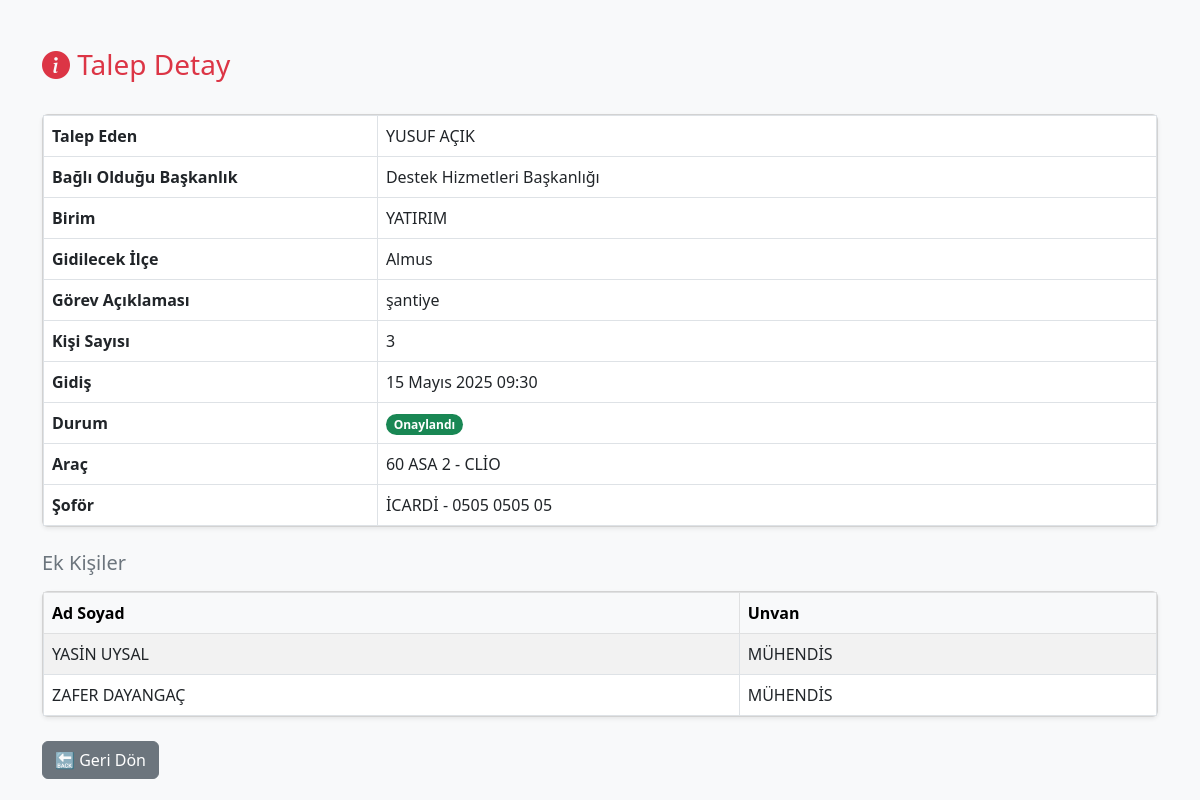
Screenshot of /talep/125/ (signed in) with the database file from the repository.
### talep/models.py (models this page shows, shortened)
class AracTalep(models.Model):
    BASKANLIK_SECENEKLERI = [
        ('SHB', 'Sağlık Hizmetleri Başkanlığı'),
        ('DHB', 'Destek Hizmetleri Başkanlığı'),
        ('HSB', 'Halk Sağlığı Başkanlığı'),
        ('KHB', 'Kamu Hastaneleri Başkanlığı'),
        ('MB', 'Müdürlük Bünyesi'),
    ]
    talep_eden = models.ForeignKey(User, on_delete=models.CASCADE)
    baskanlik = models.CharField(max_length=50, choices=BASKANLIK_SECENEKLERI)
    birim = models.CharField(max_length=100)
    gorev_aciklamasi = models.TextField()
    kisi_sayisi = models.PositiveIntegerField()
    gidilecek_ilce = models.CharField(max_length=100, default="Belirtilmedi")
    gidis_tarihi = models.DateField()
    gidis_saati = models.TimeField()
    talep_tarihi = models.DateTimeField(auto_now_add=True)
    talep_eden_adsoyad = models.CharField(max_length=100, blank=True, null=True)

class TalepOnay(models.Model):
    talep = models.OneToOneField(AracTalep, on_delete=models.CASCADE, related_name='talep_onay')
    durum = models.CharField(
        max_length=20,
        choices=[
            ('bekliyor', 'Bekliyor'),
            ('onaylandi', 'Onaylandı'),
            ('reddedildi', 'Reddedildi'),
            ('tamamlandi', 'Tamamlandı'),
        ]
    )
    aciklama = models.TextField(blank=True, null=True)
    onay_tarihi = models.DateTimeField(auto_now_add=True)
    arac = models.ForeignKey(Arac, on_delete=models.SET_NULL, null=True, blank=True)
    sofor = models.ForeignKey(Sofor, on_delete=models.SET_NULL, null=True, blank=True)
    varis_saati = models.TimeField(null=True, blank=True)  # ⬅️ YENİ ALAN

class Arac(models.Model):
    plaka = models.CharField(max_length=20, unique=True)
    kapasite = models.IntegerField(null=True, blank=True)  # Admin formdan gizlenebilir ama modelde kalır
    marka_model = models.CharField(max_length=100, blank=True, null=True)

class Sofor(models.Model):
    ad_soyad = models.CharField(max_length=100)
    telefon = models.CharField(max_length=20)

class EkKisiBilgisi(models.Model):
    talep = models.ForeignKey(AracTalep, on_delete=models.CASCADE, related_name='ek_kisiler')
    ad_soyad = models.CharField(max_length=100)
    unvan = models.CharField(max_length=100)
    user = models.ForeignKey(User, on_delete=models.SET_NULL, null=True, blank=True)  # 🔴 EKLENMİŞ OLMALI

### talep/views.py (the view)
# urls.py: path('talep/<int:talep_id>/', views.talep_detay, name='talep_detay'),
@login_required
def talep_detay(request, talep_id):
    try:
        talep = AracTalep.objects.get(id=talep_id)
    except AracTalep.DoesNotExist:
        raise Http404("Talep bulunamadı.")
    if request.user != talep.talep_eden:
        ek_kisi_var_mi = talep.ek_kisiler.filter(user=request.user).exists()
        if not ek_kisi_var_mi:
            raise Http404("Bu talep size ait değil.")
    onay = getattr(talep, 'talep_onay', None)
    today = timezone.now().date()
    return render(request, 'talep/talep_detay.html', {
        'talep': talep,
        'onay': onay,
        'today': today
    })

### talep/templates/talep/talep_detay.html (shortened to what this page needs)
{% load static %}
<!DOCTYPE html>
<html lang="tr">
<head>
    <link href="https://cdn.jsdelivr.net/npm/bootstrap@5.3.0/dist/css/bootstrap.min.css" rel="stylesheet">
</head>
<body class="bg-light">
<div class="container mt-5">
    <div class="d-flex align-items-center mb-4">
        <h3 class="text-danger me-2"><i class="bi bi-info-circle-fill"></i> Talep Detay</h3>
    </div>
    <div class="card shadow-sm mb-4">
        <div class="card-body p-0">
            <table class="table table-bordered table-hover mb-0">
                <tr><th>Talep Eden</th><td>{{ talep.talep_eden_adsoyad }}</td></tr>
                <tr><th>Bağlı Olduğu Başkanlık</th><td>{{ talep.get_baskanlik_display }}</td></tr>
                <tr><th>Birim</th><td>{{ talep.birim }}</td></tr>
                <tr><th>Gidilecek İlçe</th><td>{{ talep.gidilecek_ilce }}</td></tr>
                <tr><th>Görev Açıklaması</th><td>{{ talep.gorev_aciklamasi }}</td></tr>
                <tr><th>Kişi Sayısı</th><td>{{ talep.kisi_sayisi }}</td></tr>
                <tr><th>Gidiş</th><td>{{ talep.gidis_tarihi }} {{ talep.gidis_saati }}</td></tr>
                {% if onay %}
                    <tr>
                        <th>Durum</th>
                        <td>
                            {% if onay.durum == "onaylandi" %}
                                <span class="badge bg-success rounded-pill">Onaylandı</span>
                            {% elif onay.durum == "reddedildi" %}
                                <span class="badge bg-danger rounded-pill">Reddedildi</span>
                            {% elif onay.durum == "ilk" %}
                                <span class="badge bg-warning text-dark rounded-pill">Baş Şoför Onayı Bekliyor</span>
                            {% elif onay.durum == "bekliyor" %}
                                <span class="badge bg-info text-dark rounded-pill">Yönetici Onayı Bekliyor</span>
                            {% elif onay.durum == "tamamlandi" %}
                                <span class="badge bg-success rounded-pill">Görev Tamamlandı</span>
                            {% endif %}
                        </td>
                    </tr>
                    {% if onay.arac %}
                        <tr><th>Araç</th><td>{{ onay.arac.plaka }} - {{ onay.arac.marka_model }}</td></tr>
                    {% endif %}
                    {% if onay.sofor %}
                        <tr>
                            <th>Şoför</th>
                            <td>
                                {{ onay.sofor.ad_soyad }}
                                {% if onay.sofor.telefon %}
                                    - {{ onay.sofor.telefon }}
                                {% endif %}
                            </td>
                        </tr>
                    {% endif %}
                {% else %}
                    <tr><th>Durum</th><td><span class="badge bg-warning text-dark rounded-pill">Baş Şoför Onayı Bekliyor</span></td></tr>
                {% endif %}
            </table>
        </div>
    </div>
    {% if talep.ek_kisiler.all %}
        <h5 class="text-secondary mb-3">Ek Kişiler</h5>
        <div class="card shadow-sm">
            <div class="card-body p-0">
                <table class="table table-bordered table-striped mb-0">
                    <thead class="table-light">
                        <tr>
                            <th style="width:50%">Ad Soyad</th>
                            <th>Unvan</th>
                        </tr>
                    </thead>
                    <tbody>
                        {% for kisi in talep.ek_kisiler.all %}
                            <tr>
                                <td>{{ kisi.ad_soyad }}</td>
                                <td>{{ kisi.unvan }}</td>
                            </tr>
                        {% endfor %}
                    </tbody>
                </table>
            </div>
        </div>
    {% endif %}
    <a href="{% url 'personel_panel' %}" class="btn btn-secondary mt-4">🔙 Geri Dön</a>
</div>
<link rel="stylesheet" href="https://cdn.jsdelivr.net/npm/bootstrap-icons@1.10.5/font/bootstrap-icons.css">
</body>
</html>

### talep/templates/talep/talep_detay.html (style rules this page uses)
th { width: 30%; background-color: #f8f9fa; }
td, th { vertical-align: middle !important; }

### rows the page displays
AracTalep: talep_eden_adsoyad "YUSUF AÇIK", baskanlik "Destek Hizmetleri Başkanlığı", birim "YATIRIM", gidilecek_ilce "Almus", gorev_aciklamasi "şantiye", kisi_sayisi "3", gidis_tarihi "15 Mayıs 2025", gidis_saati "09:30"
TalepOnay: arac.plaka "60 ASA 2", arac.marka_model "CLİO", sofor.ad_soyad "İCARDİ", sofor.telefon "0505 0505 05"
EkKisiBilgisi: ad_soyad "YASİN UYSAL", unvan "MÜHENDİS"
EkKisiBilgisi: ad_soyad "ZAFER DAYANGAÇ", unvan "MÜHENDİS"
